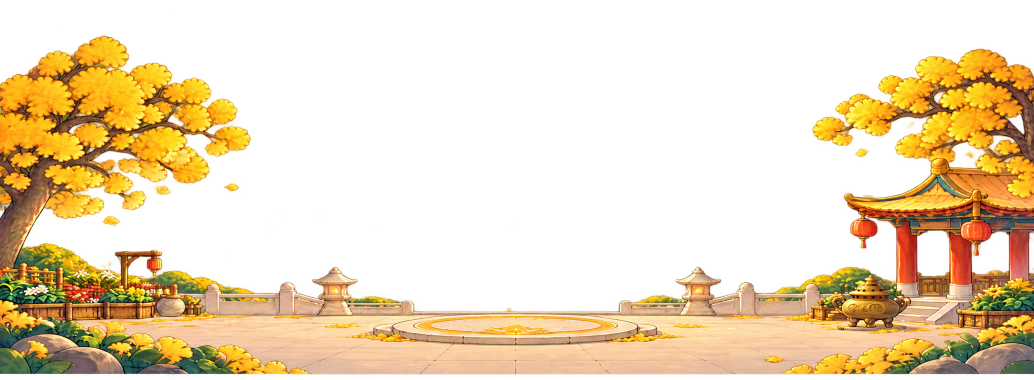
#> input picture assets/cultivation/sources/sanctuary-diorama-source.png, 2068 x 760 px, given in place of bamboo_pass-source.png, which was not available (shown at 1/2 size)
$ python route_prepare_assets.py
#> lines starting #> are read from the running program, lines starting #| are printed output that depends on the picture; pictures that were not available may be replaced by others from this repository, and a replacement may not be noted
#!/usr/bin/env python3
"""Prepare original image_gen art by rectangular cropping, resampling and placement.

Preserves generated RGBA pixels and alpha. No drawing, repainting, alpha cleanup,
background replacement or concept fabrication is performed on runtime assets.
Contact sheets only add labels and place the prepared art on a plain review page.
"""
from pathlib import Path
import json, hashlib
from PIL import Image, ImageDraw, ImageFont
ROOT=Path(__file__).resolve().parents[1]
ROUTES=ROOT/'assets/cultivation/routes'; BEASTS=ROOT/'assets/cultivation/beasts'
STAGES=[('bamboo_pass','青竹关','mossback','Mossback guardian'),('creek_bridge','听泉桥','riverstone','River-stone spirit'),('cloud_slope','眠云坡','cloudcrane','Cloud crane')]
# Rectangular framing places the painted lane at the shared gameplay foot line.
# It preserves the full source width; only excess foreground below the lane is cropped.
CROPS={'bamboo_pass':(0,0,2180,721),'creek_bridge':(0,0,2188,635),'cloud_slope':(0,0,2059,706)}
# Bounds cover the isolated intended sprites, not the faint stray pixels elsewhere in each cell.
# The original source alpha inside every crop is retained unchanged.
BOUNDS={'mossback':[(74,132,810,793),(909,157,1729,785)],'riverstone':[(153,130,817,802),(917,214,1743,799)],'cloudcrane':[(210,113,952,752),(1075,39,1923,752)]}
route_meta={'canvas_size':[1040,280],'ground_baseline':246,'combat_lane_x':[420,880],'generation_mode':'Built-in image_gen, original generated game art','transparent_background':True,'postprocessing':'Rectangular crop and LANCZOS resize only. Generated alpha retained.','routes':{}}
beast_meta={'canvas_size':[256,256],'common_ground_anchor':[128,232],'facing':'left','suggested_render_size':[112,112],'art_style':'Warm Chinese storybook chibi, fine brown ink contours, cel-watercolor shading','generation_mode':'Built-in image_gen, original generated two-pose sheets','postprocessing':'Rectangular crop, shared-scale LANCZOS resize, and transparent-canvas placement only. Generated alpha retained.','sprites':{}}
for stage,label,species,desc in STAGES:
 p=ROUTES/'sources'/f'{stage}-source.png'; source=Image.open(p).convert('RGBA')
#> further down, source is the input picture: PIL image 2068x760 RGBA; mean R, G, B, A 91.4, 69.6, 33, 96.9
 route=source.crop(CROPS[stage]).resize((1040,280),Image.Resampling.LANCZOS); route.save(ROUTES/f'{stage}.png')
 a=route.getchannel('A'); upper=a.crop((420,0,880,180))
#> after `a = route.getchannel('A')`:
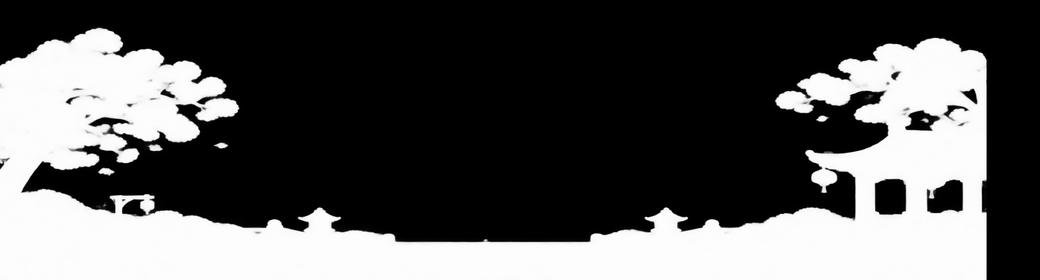
#> a: PIL image 1040x280 L; min 0, max 255, mean 87.8
#> after `upper = a.crop((420, 0, 880, 180))`:
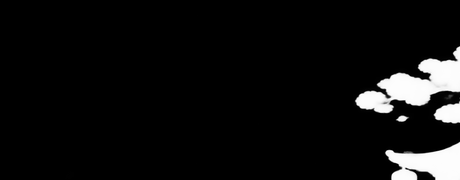
#> upper: PIL image 460x180 L; min 0, max 255, mean 15.7
 hist=upper.histogram()
#> hist = 256 values, max 75494 at index 0, min 0 at index 109, mean 323.4
 route_meta['routes'][stage]={'name':label,'source':f'sources/{stage}-source.png','source_size':list(source.size),'source_crop':list(CROPS[stage]),'source_sha256':hashlib.sha256(p.read_bytes()).hexdigest(),'alpha_extrema':list(a.getextrema()),'upper_combat_region_clear_fraction':round(hist[0]/(460*180),5),'enemy_species':species}
 p=BEASTS/'sources'/f'{species}-source.png'; source=Image.open(p).convert('RGBA'); bounds=BOUNDS[species]
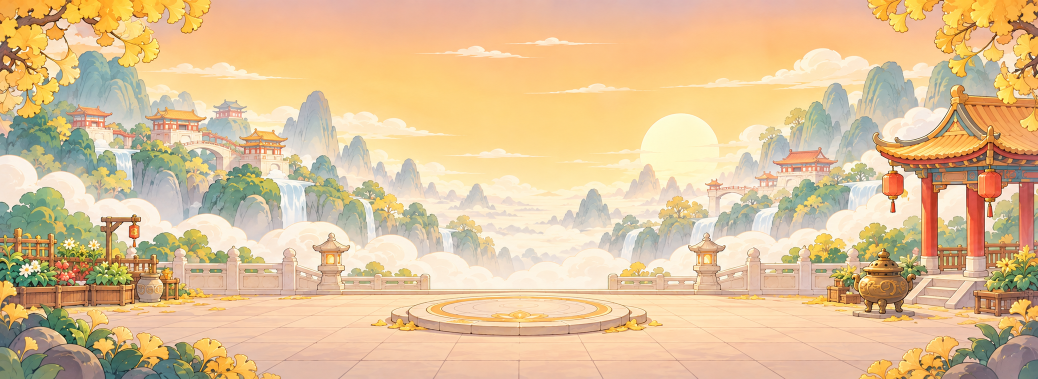
#> input picture assets/cultivation/sources/sanctuary-warm-layout-source.png, 2076 x 758 px, given in place of mossback-source.png, which was not available (shown at 1/2 size)
 scale=min(236/max(b[2]-b[0] for b in bounds),208/max(b[3]-b[1] for b in bounds))
 for state,b in zip(('idle','attack'),bounds):
  crop=source.crop(b); size=(round(crop.width*scale),round(crop.height*scale)); small=crop.resize(size,Image.Resampling.LANCZOS)
  canvas=Image.new('RGBA',(256,256)); offset=(round(128-small.width/2),232-small.height); canvas.alpha_composite(small,offset); canvas.save(BEASTS/f'{stage}_{state}.png')
  beast_meta['sprites'][f'{stage}_{state}']={'species':species,'name':desc,'source':f'sources/{species}-source.png','source_size':list(source.size),'source_crop':list(b),'source_to_sprite_scale':scale,'ground_anchor':[128,232],'alpha_bbox':list(canvas.getchannel('A').getbbox()),'source_sha256':hashlib.sha256(p.read_bytes()).hexdigest()}
#> this loop made 2 passes
#> pass 1, `crop = source.crop(b)`:
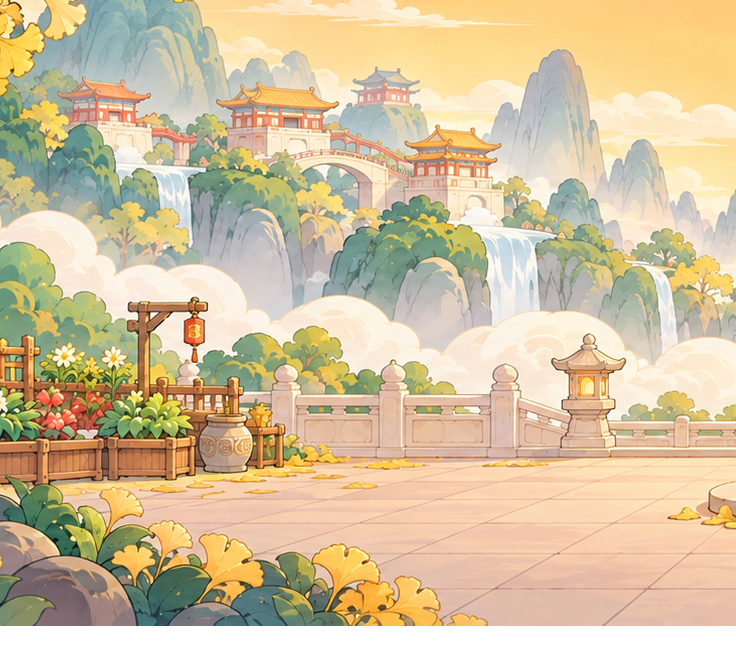
#> crop: PIL image 736x661 RGBA; mean R, G, B, A 198.5, 180.4, 146, 241.5; transparent parts drawn white
#> pass 1, `canvas = Image.new('RGBA', (256, 256))`:
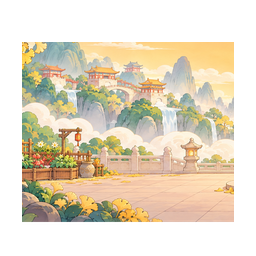
#> saved as bamboo_pass_idle.png: PIL image 256x256 RGBA; mean R, G, B, A 123, 111.8, 90.4, 148.4; transparent parts drawn white
#> after the loop:
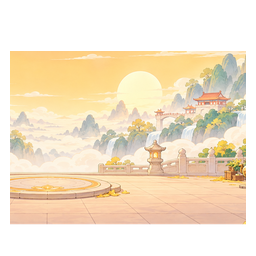
#> canvas: PIL image 256x256 RGBA; mean R, G, B, A 149.8, 133.1, 108.3, 159.1; transparent parts drawn white
#> after the loop:
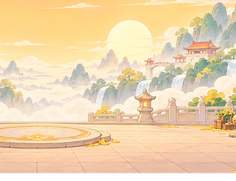
#> small: PIL image 236x181 RGBA; mean R, G, B, A 229.9, 204.3, 166.1, 244.1; transparent parts drawn white
#> after the loop, beast_meta = 8 items
#> (the run stopped early here; a loop or call above may not have finished)
